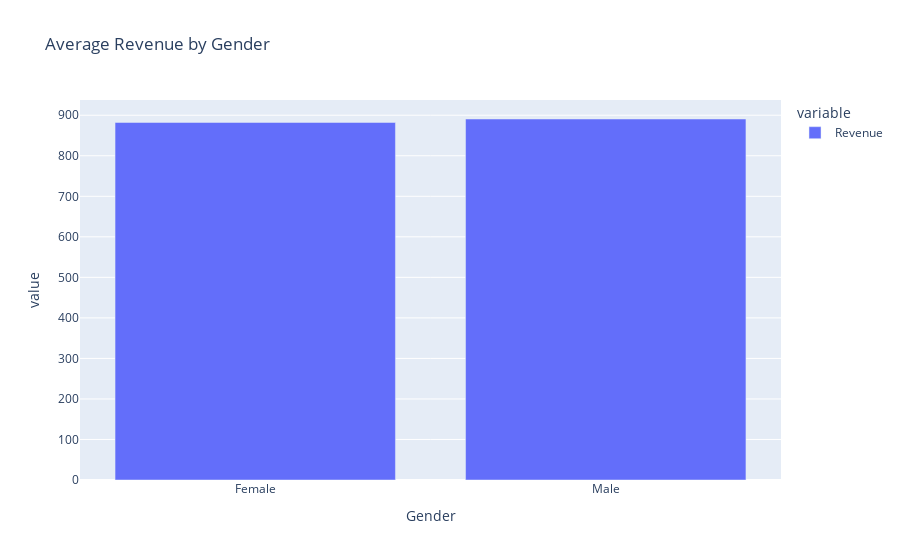

Write notebook code for a chart like this one.
### Markdown cell above
What is the average revenue generated by each gender?

### Code cell
revenue_by_gender = data.groupby('Gender')['Revenue'].mean()
fig = px.bar(revenue_by_gender, title='Average Revenue by Gender')
fig.show()
#We can see that men contribute slightly more to revenue generation than women.

### Figure 1 — Plotly figure (JSON) as saved in the notebook; plotly's stock layout.template omitted (floating-point values rounded to 4 significant figures)
{"data": [{"alignmentgroup": "True", "hovertemplate": "variable=Revenue<br>Gender=%{x}<br>value=%{y}<extra></extra>", "legendgroup": "Revenue", "marker": {"color": "#636efa", "pattern": {"shape": ""}}, "name": "Revenue", "offsetgroup": "Revenue", "orientation": "v", "showlegend": true, "textposition": "auto", "type": "bar", "x": ["Female", "Male"], "xaxis": "x", "y": [882.2, 890.7], "yaxis": "y"}], "layout": {"barmode": "relative", "legend": {"title": {"text": "variable"}, "tracegroupgap": 0}, "title": {"text": "Average Revenue by Gender"}, "xaxis": {"anchor": "y", "domain": [0, 1], "title": {"text": "Gender"}}, "yaxis": {"anchor": "x", "domain": [0, 1], "title": {"text": "value"}}}}
